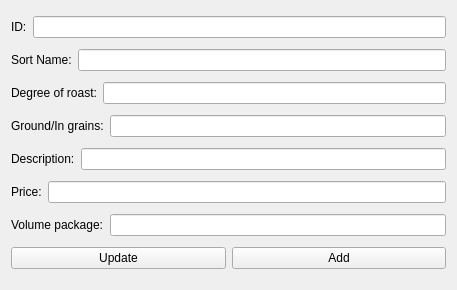
<?xml version="1.0" encoding="UTF-8"?>
<ui version="4.0">
 <class>Form</class>
 <widget class="QWidget" name="Form">
  <property name="geometry">
   <rect>
    <x>0</x>
    <y>0</y>
    <width>457</width>
    <height>290</height>
   </rect>
  </property>
  <property name="windowTitle">
   <string>Form</string>
  </property>
  <layout class="QVBoxLayout" name="verticalLayout">
   <item>
    <layout class="QHBoxLayout" name="horizontalLayout">
     <item>
      <widget class="QLabel" name="label">
       <property name="text">
        <string>ID:</string>
       </property>
      </widget>
     </item>
     <item>
      <widget class="QLineEdit" name="ID_input"/>
     </item>
    </layout>
   </item>
   <item>
    <layout class="QHBoxLayout" name="horizontalLayout_2">
     <item>
      <widget class="QLabel" name="label_2">
       <property name="text">
        <string>Sort Name:</string>
       </property>
      </widget>
     </item>
     <item>
      <widget class="QLineEdit" name="sort_type"/>
     </item>
    </layout>
   </item>
   <item>
    <layout class="QHBoxLayout" name="horizontalLayout_3">
     <item>
      <widget class="QLabel" name="label_3">
       <property name="text">
        <string>Degree of roast:</string>
       </property>
      </widget>
     </item>
     <item>
      <widget class="QLineEdit" name="roast_text"/>
     </item>
    </layout>
   </item>
   <item>
    <layout class="QHBoxLayout" name="horizontalLayout_4">
     <item>
      <widget class="QLabel" name="label_4">
       <property name="text">
        <string>Ground/In grains:</string>
       </property>
      </widget>
     </item>
     <item>
      <widget class="QLineEdit" name="consistency_text"/>
     </item>
    </layout>
   </item>
   <item>
    <layout class="QHBoxLayout" name="horizontalLayout_7">
     <item>
      <widget class="QLabel" name="label_7">
       <property name="text">
        <string>Description:</string>
       </property>
      </widget>
     </item>
     <item>
      <widget class="QLineEdit" name="description_text"/>
     </item>
    </layout>
   </item>
   <item>
    <layout class="QHBoxLayout" name="horizontalLayout_6">
     <item>
      <widget class="QLabel" name="label_5">
       <property name="text">
        <string>Price:</string>
       </property>
      </widget>
     </item>
     <item>
      <widget class="QLineEdit" name="price_text"/>
     </item>
    </layout>
   </item>
   <item>
    <layout class="QHBoxLayout" name="horizontalLayout_5">
     <item>
      <widget class="QLabel" name="label_6">
       <property name="text">
        <string>Volume package:</string>
       </property>
      </widget>
     </item>
     <item>
      <widget class="QLineEdit" name="volume_text"/>
     </item>
    </layout>
   </item>
   <item>
    <layout class="QHBoxLayout" name="horizontalLayout_9">
     <item>
      <widget class="QPushButton" name="update_button">
       <property name="text">
        <string>Update</string>
       </property>
      </widget>
     </item>
     <item>
      <widget class="QPushButton" name="add_entry_button">
       <property name="text">
        <string>Add</string>
       </property>
      </widget>
     </item>
    </layout>
   </item>
  </layout>
 </widget>
 <resources/>
 <connections/>
</ui>
